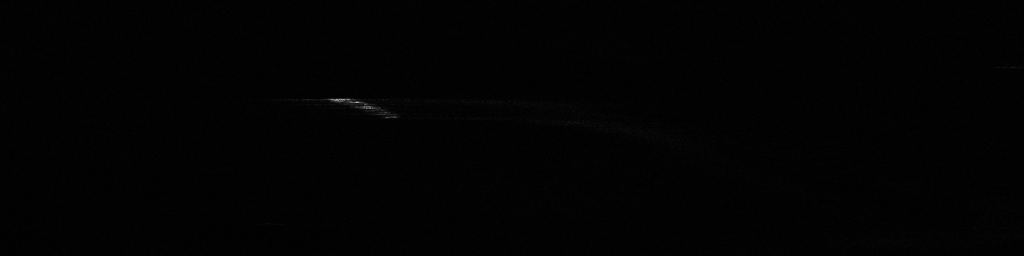
%> input picture boat1_VV.tif, 2048 x 512 px (shown at 1/2 size)
$ octave --eval "result = imageSmoothing('boat1_VV.tif');"   (GNU Octave 9; MATLAB toolbox functions it lacks are replaced by stand-ins)
%> lines starting %> are read from the running program, lines starting %| are printed output that depends on the picture; long printed decimals are rounded
function [x,y,m,s,l,w,test]=imageSmoothing(x)
%> called with x = 'boat1_VV.tif'
%UNTITLED1 此处显示有关此函数的摘要
%   此处显示详细说明
%图像平滑函数
img=imread(x);
%> img is the input picture: size 512x2048 uint16; min 0, max 65535, mean 654.3
h=ones(21,21);%这里是掩模的大小，后期用m，n动态区分
[l,w] = size(imread(x));
%> l = 512; w = 2048
test=conv2(img,h/441,'same');
test = test/max(test(:));
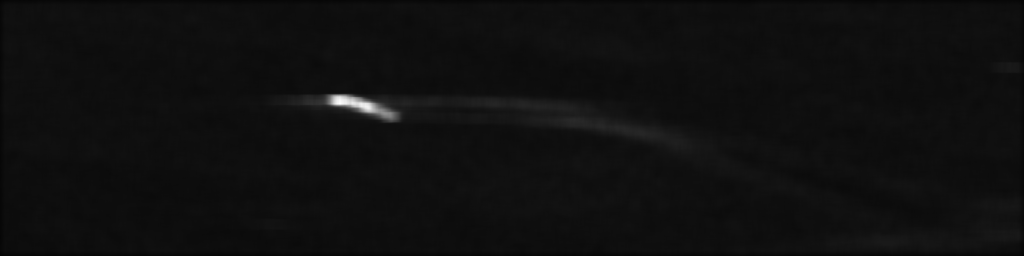
%> test: size 512x2048 double (shown at 1/2 size); min 0.0136, max 1, mean 0.062
imtool(test,[]);
imtool(x);
% [4 lines of commented-out code are left out]
[y,x]=imhist(test);
%> y = 256 values, max 308978 at index 16, min 0 at index 1, mean 4096; x = 256 values from 0 to 1
%计算概率参数
% gt=imhist(test);
m=mean2(test);%u
%> m = 0.062
s=std2(test);%sigma
%> s = 0.0363
disp('均值为：');disp(m);
%| 0.06201
disp('左侧标准差为：');disp(s);
%| 0.03634
%> `result = imageSmoothing('boat1_VV.tif');`: result = 256 values from 0 to 1


%这里设个返回值
end

$ run again, on boat2_VV.tif
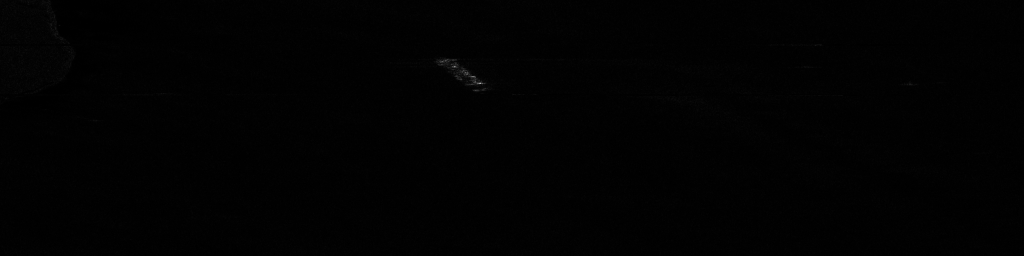
%> input picture boat2_VV.tif, 2048 x 512 px (shown at 1/2 size)
%> in imageSmoothing, img is the input picture: size 512x2048 uint16; min 1, max 65535, mean 501.5
%> l = 512; w = 2048
%> in imageSmoothing, `test=conv2(img,h/441,'same');`:
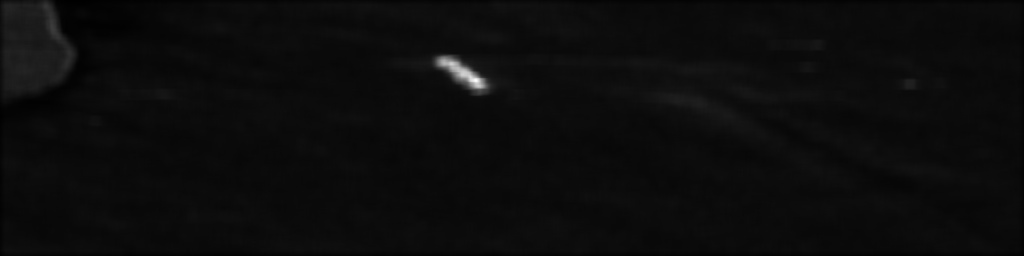
%> test: size 512x2048 double (shown at 1/2 size); min 70.81, max 8743.1, mean 495; drawn with min black and max white
%> y = 256 values, max 269039 at index 14, min 0 at index 1, mean 4096; x = 256 values from 0 to 1
%> m = 0.0566
%> s = 0.0342
%| 0.05662
%| 0.03416
%> result = 256 values from 0 to 1
